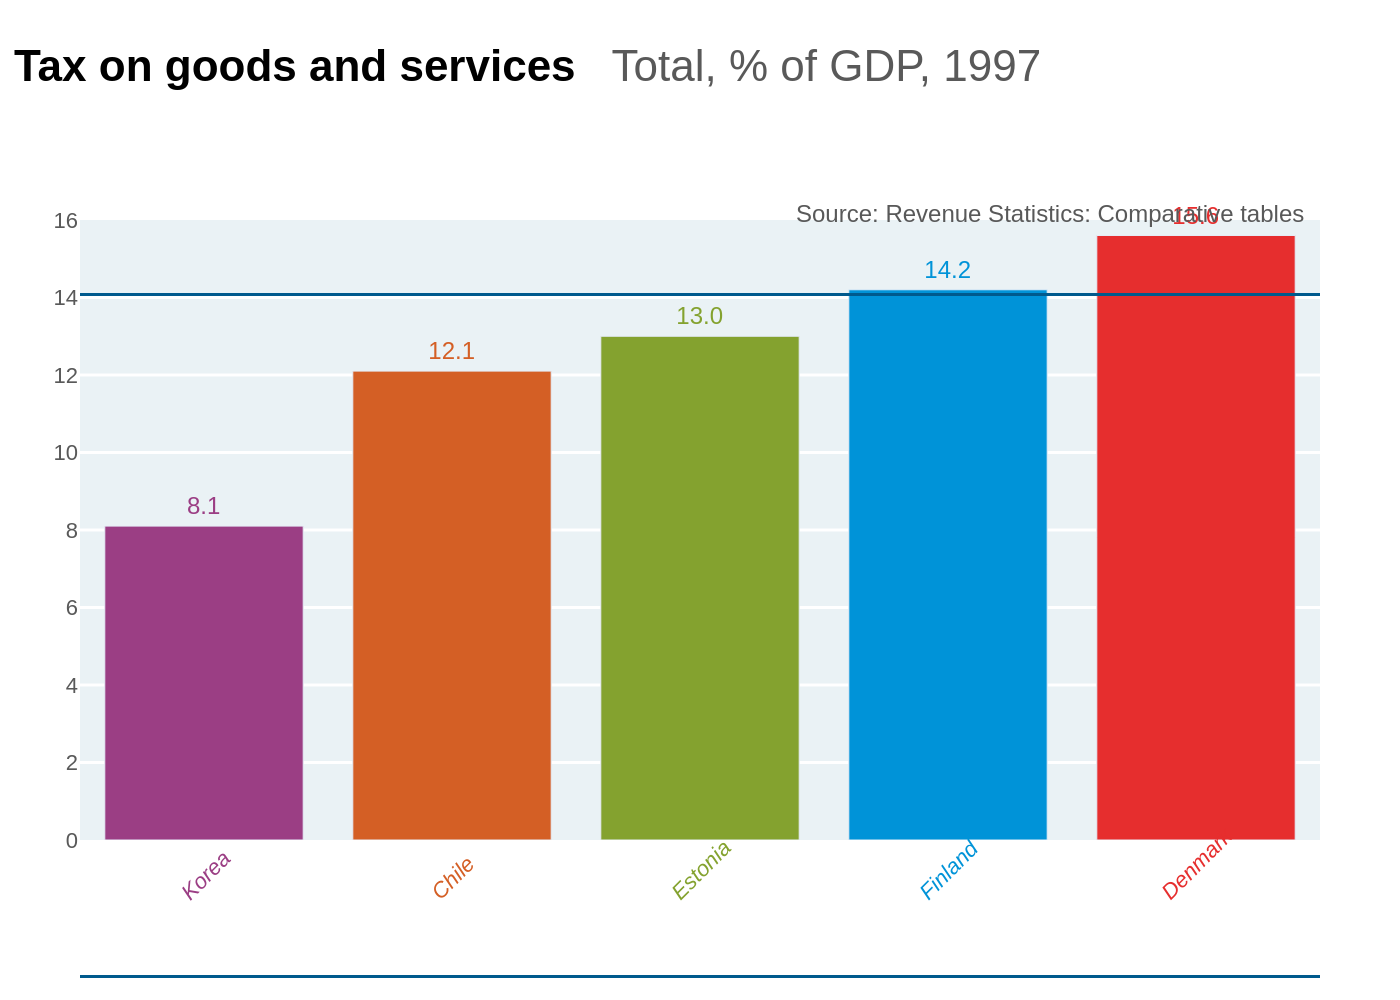

Source code (Python):
import sys
import json
import os
import plotly.graph_objects as go

if len(sys.argv) != 2:
    print(f"Usage: python {os.path.basename(__file__)} <json_file>")
    sys.exit(1)

json_path = sys.argv[1]
output_filename_base = os.path.splitext(os.path.basename(json_path))[0]

try:
    with open(json_path, 'r', encoding='utf-8') as f:
        chart_info = json.load(f)
except (FileNotFoundError, json.JSONDecodeError) as e:
    print(f"Error loading JSON file: {e}")
    sys.exit(1)

data = chart_info['chart_data']
texts = chart_info['texts']
colors = chart_info['colors']

categories = [item['category'] for item in data]
values = [item['value'] for item in data]

fig = go.Figure()

fig.add_trace(go.Bar(
    x=categories,
    y=values,
    marker_color=colors,
    text=[f'{v:.1f}' for v in values],
    textposition='outside',
    textfont=dict(
        family="Arial",
        size=12,
        color=colors
    ),
    cliponaxis=False
))

title_text = f"<b>{texts['title']}</b>   <span style='color:#595959;'>{texts['subtitle']}</span>"

annotations = []
annotations.append(dict(
    text=texts['source'],
    xref="paper", yref="paper",
    x=0.99, y=0.98,
    xanchor='right', yanchor='bottom',
    showarrow=False,
    font=dict(family="Arial", size=12, color='#595959')
))

for i, category in enumerate(categories):
    annotations.append(dict(
        x=category,
        y=0,
        yref='paper',
        yshift=-35,
        text=f"<i>{category}</i>",
        showarrow=False,
        font=dict(color=colors[i], family="Arial", size=11),
        textangle=-45
    ))

fig.update_layout(
    title=dict(
        text=title_text,
        y=0.95, x=0.01,
        xanchor='left', yanchor='top',
        font=dict(family="Arial", size=22, color='black')
    ),
    font=dict(family="Arial", size=12),
    plot_bgcolor='#EAF2F5',
    paper_bgcolor='white',
    xaxis=dict(
        showgrid=False,
        showline=False,
        zeroline=False,
        showticklabels=False
    ),
    yaxis=dict(
        range=[0, 16],
        dtick=2,
        showline=False,
        zeroline=False,
        gridcolor='white',
        gridwidth=1.5,
        tickfont=dict(size=11, color='#595959')
    ),
    showlegend=False,
    margin=dict(l=40, r=40, t=110, b=80),
    annotations=annotations,
    shapes=[
        dict(
            type="line", xref="paper", yref="paper",
            x0=0, y0=0.88, x1=1, y1=0.88,
            line=dict(color="#005A8D", width=1.5)
        ),
        dict(
            type="line", xref="paper", yref="paper",
            x0=0, y0=-0.22, x1=1, y1=-0.22,
            line=dict(color="#005A8D", width=1.5)
        )
    ]
)

output_image_path = f"{output_filename_base}.png"
fig.write_image(output_image_path, scale=2)
print(f"Chart saved to {output_image_path}")
